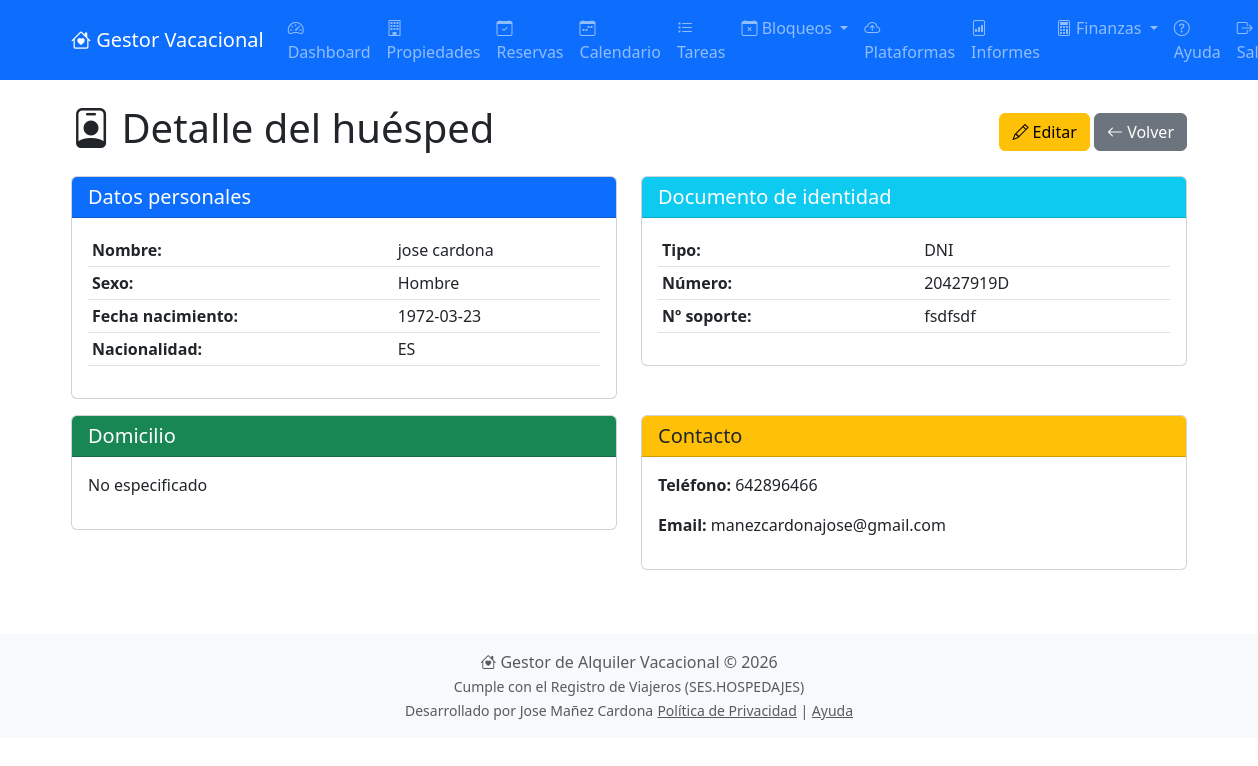
The page /huespedes/ver/1 (signed in) on the database its author committed.
### models.py (models this page shows, shortened)
class Huesped(db.Model):
    __tablename__ = 'huespedes'
    id = db.Column(db.Integer, primary_key=True)  # 🔴 ESTA LÍNEA ES LA QUE FALTA
    reserva_id = db.Column(db.Integer, db.ForeignKey('reservas.id'), nullable=False)
    nombre = db.Column(db.String(100), nullable=False)
    apellidos = db.Column(db.String(100), nullable=False)
    sexo = db.Column(db.String(10), nullable=False)
    fecha_nacimiento = db.Column(db.Date, nullable=False)
    nacionalidad = db.Column(db.String(50), nullable=False)
    tipo_documento = db.Column(db.String(20), nullable=False)
    numero_documento = db.Column(db.String(200))   # almacenado cifrado
    numero_soporte = db.Column(db.String(200))     # almacenado cifrado
    domicilio = db.Column(db.String(200))
    ciudad = db.Column(db.String(100))
    codigo_postal = db.Column(db.String(20))
    pais = db.Column(db.String(50))
    telefono = db.Column(db.String(20))
    email = db.Column(db.String(120))
    reserva = db.relationship('Reserva', back_populates='huespedes')

### huespedes.py (the view)
@huespedes_bp.route('/ver/<int:id>')
@login_required
def ver(id):
    huesped = Huesped.query.get_or_404(id)
    reserva = Reserva.query.get(huesped.reserva_id)
    propiedad = Propiedad.query.get(reserva.propiedad_id)
    if propiedad.usuario_id != current_user.id:
        flash('No autorizado', 'danger')
        return redirect(url_for('reservas.index'))
    return render_template('huespedes/ver.html', huesped=huesped, reserva=reserva)

### app.py (called while the page is built)
@login.user_loader
def load_user(user_id):
    return db.session.get(User, int(user_id))

### templates/huespedes/ver.html (shortened to what this page needs)
{% extends "base.html" %}
{% block content %}
<div class="d-flex justify-content-between align-items-center mb-3">
    <h1><i class="bi bi-person-badge"></i> Detalle del huésped</h1>
    <div>
        <a href="{{ url_for('huespedes.editar', id=huesped.id) }}" class="btn btn-warning">
            <i class="bi bi-pencil"></i> Editar
        </a>
        <a href="{{ url_for('huespedes.index', reserva_id=huesped.reserva_id) }}" class="btn btn-secondary">
            <i class="bi bi-arrow-left"></i> Volver
        </a>
    </div>
</div>
<div class="row">
    <div class="col-md-6">
        <div class="card mb-3">
            <div class="card-header bg-primary text-white">
                <h5 class="mb-0">Datos personales</h5>
            </div>
            <div class="card-body">
                <table class="table table-sm">
                    <tr><th>Nombre:</th><td>{{ huesped.nombre }} {{ huesped.apellidos }}</td></tr>
                    <tr><th>Sexo:</th><td>{{ huesped.sexo }}</td></tr>
                    <tr><th>Fecha nacimiento:</th><td>{{ huesped.fecha_nacimiento }}</td></tr>
                    <tr><th>Nacionalidad:</th><td>{{ huesped.nacionalidad }}</td></tr>
                </table>
            </div>
        </div>
    </div>
    <div class="col-md-6">
        <div class="card mb-3">
            <div class="card-header bg-info text-white">
                <h5 class="mb-0">Documento de identidad</h5>
            </div>
            <div class="card-body">
                <table class="table table-sm">
                    <tr><th>Tipo:</th><td>{{ huesped.tipo_documento }}</td></tr>
                    <tr><th>Número:</th><td>{{ huesped.numero_documento }}</td></tr>
                    {% if huesped.numero_soporte %}
                    <tr><th>Nº soporte:</th><td>{{ huesped.numero_soporte }}</td></tr>
                    {% endif %}
                </table>
            </div>
        </div>
    </div>
</div>
<div class="row">
    <div class="col-md-6">
        <div class="card mb-3">
            <div class="card-header bg-success text-white">
                <h5 class="mb-0">Domicilio</h5>
            </div>
            <div class="card-body">
                <p>{{ huesped.domicilio or 'No especificado' }}</p>
            </div>
        </div>
    </div>
    <div class="col-md-6">
        <div class="card mb-3">
            <div class="card-header bg-warning text-dark">
                <h5 class="mb-0">Contacto</h5>
            </div>
            <div class="card-body">
                <p><strong>Teléfono:</strong> {{ huesped.telefono or 'No especificado' }}</p>
                <p><strong>Email:</strong> {{ huesped.email or 'No especificado' }}</p>
            </div>
        </div>
    </div>
</div>
{% endblock %}

### rows shown on the page
Huesped: nombre "jose", apellidos "cardona", sexo "Hombre", fecha_nacimiento "1972-03-23", nacionalidad "ES", tipo_documento "DNI", numero_documento "20427919D", numero_soporte "fsdfsdf", domicilio "No especificado", telefono "642896466", email "manezcardonajose@gmail.com"
